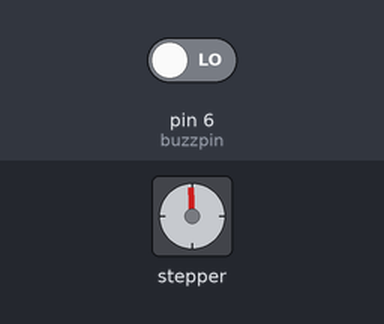
This sketch was run on a simulated Arduino Uno, built with avr-gcc and run on an emulated ATmega328P. Parts: stepper motor. The test bench sets the inputs (shaded band); at power-on: pin 6 (buzzpin) LOW. Stepper angles assume 2048 steps per turn.

Above: at 0.15 s.
At 6.8 s:
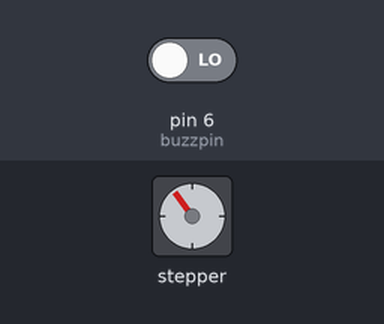
6.9 s: pin 6 (buzzpin) driven HIGH
At 7.09 s:
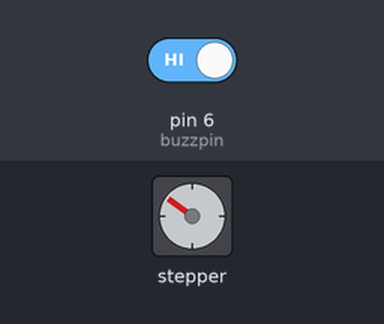
Timing chart, 0 to 16.4 s (numbered marks = the images above; inputs shaded):
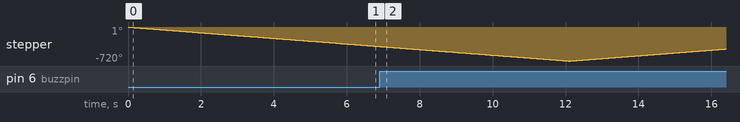

The sketch:

stepper_motor.ino
```cpp
#include<Stepper.h>
int steprotspeed=10;
int stepnums=2048;
Stepper mystepper(stepnums,8,9,10,11);
int buzzpin=6;
void setup() {
  // put your setup code here, to run once:
Serial.begin(9600);
mystepper.setSpeed(steprotspeed);
pinMode(buzzpin,INPUT);
}

void loop() {
  // put your main code here, to run repeatedly:
  if(digitalRead(buzzpin)==HIGH)
  {
       mystepper.step(stepnums);
  }
   if(digitalRead(buzzpin)==LOW)
  {
       mystepper.step(-stepnums);
  }

}
```
